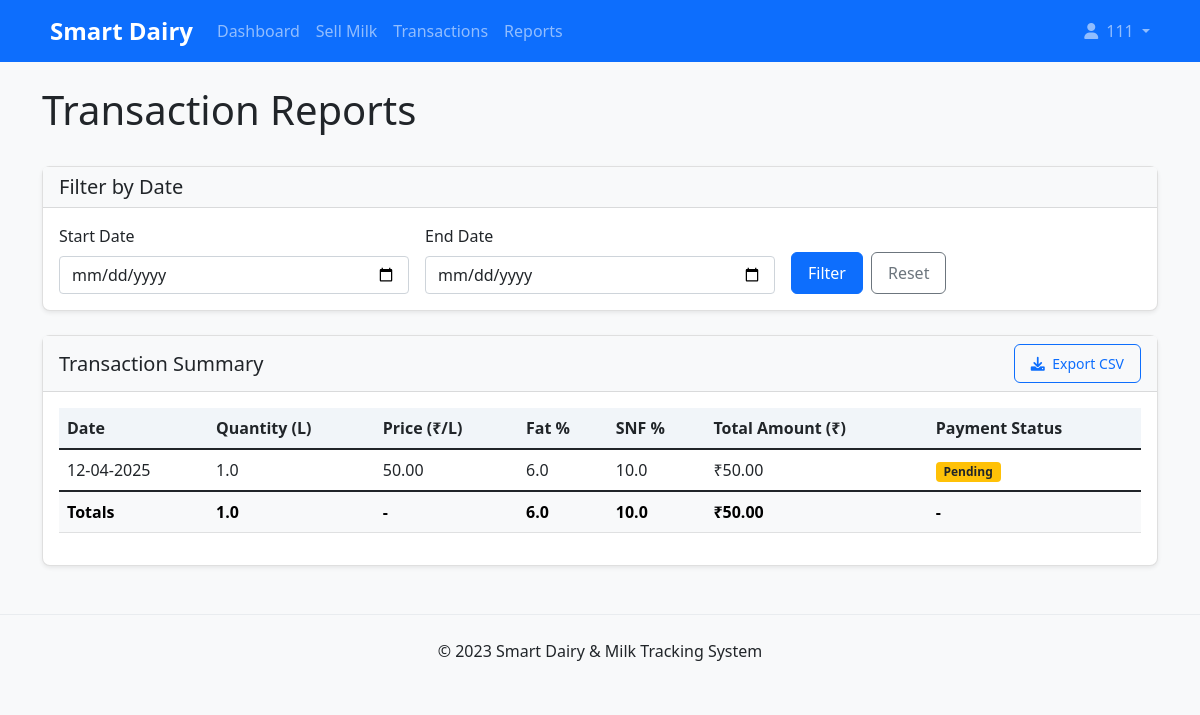
The page /milk-seller/reports (signed in) on the database its author committed.
### app/models/user.py (models this page shows, shortened)
class User(UserMixin, db.Model):
    id = db.Column(db.Integer, primary_key=True)
    name = db.Column(db.String(100), nullable=False)
    email = db.Column(db.String(100), unique=True, nullable=False)
    password = db.Column(db.String(100), nullable=False)
    role = db.Column(db.String(20), nullable=False)
    phone = db.Column(db.String(15))
    address = db.Column(db.Text)
    created_at = db.Column(db.DateTime, default=datetime.utcnow)
    milk_transactions_as_seller = db.relationship(
        'MilkTransaction',
        foreign_keys='MilkTransaction.seller_id',
        backref='seller',
        lazy=True
    )
    milk_transactions_as_buyer = db.relationship(
        'MilkTransaction',
        foreign_keys='MilkTransaction.buyer_id',
        backref='buyer',
        lazy=True
    )
    delivery_transactions = db.relationship(
        'DeliveryTransaction',
        foreign_keys='DeliveryTransaction.bike_seller_id',
        backref='bike_seller',
        lazy=True
    )
    dairy_stocks = db.relationship(
        'DairyStock',
        foreign_keys='DairyStock.dairy_holder_id',
        backref='dairy_holder',
        lazy=True
    )
    purchase_transactions = db.relationship(
        'PurchaseTransaction',
        foreign_keys='PurchaseTransaction.buyer_id',
        backref='buyer',
        lazy=True
    )
    inventory_items = db.relationship(
        'Inventory',
        foreign_keys='Inventory.user_id',
        backref='owner',
        lazy=True
    )
    def is_milk_seller(self):
        return self.role == UserRole.MILK_SELLER or self.role == 'multi_role'

### app/models/transactions.py (models this page shows, shortened)
class MilkTransaction(db.Model):
    id = db.Column(db.Integer, primary_key=True)
    seller_id = db.Column(db.Integer, db.ForeignKey('user.id'), nullable=False)
    buyer_type = db.Column(db.String(20), default='dairy_holder')  # 'dairy_holder' or 'bike_milk_seller'
    buyer_id = db.Column(db.Integer, db.ForeignKey('user.id'), nullable=True)
    quantity = db.Column(db.Float, nullable=False)  # in liters
    price_per_liter = db.Column(db.Float, nullable=False)
    total_amount = db.Column(db.Float, nullable=False)
    date = db.Column(db.DateTime, default=datetime.utcnow)
    fat_percentage = db.Column(db.Float, nullable=False)
    snf_percentage = db.Column(db.Float, nullable=False)
    is_paid = db.Column(db.Boolean, default=False)
    payment_date = db.Column(db.DateTime)

### app/routes/milk_seller.py (the view)
@milk_seller.route('/reports')
@role_required
def reports():
    start_date = request.args.get('start_date')
    end_date = request.args.get('end_date')
    if start_date and end_date:
        start_date = datetime.strptime(start_date, '%Y-%m-%d')
        end_date = datetime.strptime(end_date, '%Y-%m-%d')
        transactions = MilkTransaction.query.filter_by(seller_id=current_user.id) \
                                        .filter(MilkTransaction.date >= start_date) \
                                        .filter(MilkTransaction.date <= end_date) \
                                        .order_by(MilkTransaction.date.desc()) \
                                        .all()
    else:
        transactions = MilkTransaction.query.filter_by(seller_id=current_user.id) \
                                        .order_by(MilkTransaction.date.desc()) \
                                        .all()
    total_quantity = sum(t.quantity for t in transactions)
    total_amount = sum(t.total_amount for t in transactions)
    avg_fat = sum(t.fat_percentage for t in transactions) / len(transactions) if transactions else 0
    avg_snf = sum(t.snf_percentage for t in transactions) / len(transactions) if transactions else 0
    monthly_data = {}
    for trans in transactions:
        month_key = trans.date.strftime('%B %Y')
        if month_key in monthly_data:
            monthly_data[month_key]['quantity'] += trans.quantity
            monthly_data[month_key]['amount'] += trans.total_amount
        else:
            monthly_data[month_key] = {
                'quantity': trans.quantity,
                'amount': trans.total_amount
            }
    return render_template('milk_seller/reports.html',
                          transactions=transactions,
                          total_quantity=total_quantity,
                          total_amount=total_amount,
                          avg_fat=avg_fat,
                          avg_snf=avg_snf,
                          monthly_data=monthly_data)

### app/routes/milk_seller.py (called while the page is built)
def role_required(view_function):
    @wraps(view_function)
    def decorated_function(*args, **kwargs):
        if not current_user.is_authenticated:
            return redirect(url_for('auth.login'))
        if not current_user.is_milk_seller():
            flash('You must be a milk seller to access this page.', 'warning')
            return redirect(url_for('main.role_selection'))
        return view_function(*args, **kwargs)
    return decorated_function

### app/templates/milk_seller/reports.html (shortened to what this page needs)
{% extends 'base.html' %}
{% block content %}
<div class="d-flex justify-content-between align-items-center mb-4">
    <h1>Transaction Reports</h1>
</div>
<div class="card mb-4">
    <div class="card-header bg-light">
        <h5 class="mb-0">Filter by Date</h5>
    </div>
    <div class="card-body">
        <form method="GET" action="{{ url_for('milk_seller.reports') }}" class="row g-3">
            <div class="col-md-4">
                <label for="start_date" class="form-label">Start Date</label>
                <input type="date" class="form-control" id="start_date" name="start_date" value="{{ request.args.get('start_date', '') }}">
            </div>
            <div class="col-md-4">
                <label for="end_date" class="form-label">End Date</label>
                <input type="date" class="form-control" id="end_date" name="end_date" value="{{ request.args.get('end_date', '') }}">
            </div>
            <div class="col-md-4 d-flex align-items-end">
                <button type="submit" class="btn btn-primary me-2">Filter</button>
                <a href="{{ url_for('milk_seller.reports') }}" class="btn btn-outline-secondary">Reset</a>
            </div>
        </form>
    </div>
</div>
<div class="card">
    <div class="card-header bg-light d-flex justify-content-between align-items-center">
        <h5 class="mb-0">Transaction Summary</h5>
        <button class="btn btn-sm btn-outline-primary" onclick="exportTableToCSV('milk_transactions.csv')">
            <i class="fas fa-download me-1"></i> Export CSV
        </button>
    </div>
    <div class="card-body">
        <div class="table-responsive">
            <table class="table table-hover" id="transactionsTable">
                <thead>
                    <tr>
                        <th>Date</th>
                        <th>Quantity (L)</th>
                        <th>Price (₹/L)</th>
                        <th>Fat %</th>
                        <th>SNF %</th>
                        <th>Total Amount (₹)</th>
                        <th>Payment Status</th>
                    </tr>
                </thead>
                <tbody>
                    {% for transaction in transactions %}
                        <tr>
                            <td>{{ transaction.date.strftime('%d-%m-%Y') }}</td>
                            <td>{{ "%.1f"|format(transaction.quantity) }}</td>
                            <td>{{ "%.2f"|format(transaction.price_per_liter) }}</td>
                            <td>{{ "%.1f"|format(transaction.fat_percentage) }}</td>
                            <td>{{ "%.1f"|format(transaction.snf_percentage) }}</td>
                            <td>₹{{ "%.2f"|format(transaction.total_amount) }}</td>
                            <td>
                                {% if transaction.is_paid %}
                                    <span class="badge bg-success">Paid</span>
                                {% else %}
                                    <span class="badge bg-warning text-dark">Pending</span>
                                {% endif %}
                            </td>
                        </tr>
                    {% else %}
                        <tr>
                            <td colspan="7" class="text-center">No transactions found</td>
                        </tr>
                    {% endfor %}
                </tbody>
                <tfoot>
                    <tr class="table-light fw-bold">
                        <td>Totals</td>
                        <td>{{ "%.1f"|format(transactions|sum(attribute='quantity')) }}</td>
                        <td>-</td>
                        <td>{{ "%.1f"|format(transactions|sum(attribute='fat_percentage') / transactions|length) if transactions else 0 }}</td>
                        <td>{{ "%.1f"|format(transactions|sum(attribute='snf_percentage') / transactions|length) if transactions else 0 }}</td>
                        <td>₹{{ "%.2f"|format(transactions|sum(attribute='total_amount')) }}</td>
                        <td>-</td>
                    </tr>
                </tfoot>
            </table>
        </div>
    </div>
</div>
{% endblock %}

### app/templates/base.html (shortened to what this page needs)
<!DOCTYPE html>
<html lang="en">
<head>
    <link href="https://cdn.jsdelivr.net/npm/bootstrap@5.1.3/dist/css/bootstrap.min.css" rel="stylesheet">
    <link rel="stylesheet" href="https://cdnjs.cloudflare.com/ajax/libs/font-awesome/6.0.0-beta3/css/all.min.css">
    <link rel="stylesheet" href="{{ url_for('static', filename='css/style.css') }}">
</head>
<body>
    <nav class="navbar navbar-expand-lg navbar-dark bg-primary">
        <div class="container">
            <a class="navbar-brand" href="{{ url_for('main.index') }}">
                Smart Dairy
            </a>
            <div class="collapse navbar-collapse" id="navbarNav">
                <ul class="navbar-nav me-auto">
                    {% if current_user.is_authenticated %}
                        {% if current_user.is_milk_seller() %}
                            <li class="nav-item">
                                <a class="nav-link" href="{{ url_for('milk_seller.dashboard') }}">Dashboard</a>
                            </li>
                            <li class="nav-item">
                                <a class="nav-link" href="{{ url_for('milk_seller.sell_milk') }}">Sell Milk</a>
                            </li>
                            <li class="nav-item">
                                <a class="nav-link" href="{{ url_for('milk_seller.transactions') }}">Transactions</a>
                            </li>
                            <li class="nav-item">
                                <a class="nav-link" href="{{ url_for('milk_seller.reports') }}">Reports</a>
                            </li>
                        {% endif %}
                    {% endif %}
                </ul>
                <ul class="navbar-nav">
                    {% if current_user.is_authenticated %}
                        <li class="nav-item dropdown">
                            <a class="nav-link dropdown-toggle" href="#" id="navbarDropdown" role="button" data-bs-toggle="dropdown">
                                <i class="fas fa-user me-1"></i> {{ current_user.name }}
                            </a>
                        </li>
                    {% endif %}
                </ul>
            </div>
        </div>
    </nav>
    <div class="container my-4">
        {% block content %}{% endblock %}
    </div>
    <footer class="bg-light py-4 mt-5">
        <div class="container text-center">
            <p class="mb-0">&copy; 2023 Smart Dairy & Milk Tracking System</p>
        </div>
    </footer>
</body>
</html>

### app/static/css/style.css (style rules this page uses)
body { background-color: #f8f9fa; font-family: 'Segoe UI', Tahoma, Geneva, Verdana, sans-serif; }
.card { border-radius: 0.5rem; box-shadow: 0 0.125rem 0.25rem rgba(0, 0, 0, 0.075); margin-bottom: 1.5rem; }
.card-header { border-top-left-radius: 0.5rem; border-top-right-radius: 0.5rem; }
.navbar-brand { font-weight: bold; font-size: 1.5rem; }
.table th { background-color: #f1f5f9; font-weight: 600; }
.btn { border-radius: 0.375rem; padding: 0.5rem 1rem; font-weight: 500; }
.btn-primary { background-color: #0d6efd; border-color: #0d6efd; }
footer { border-top: 1px solid #e9ecef; }
.badge.bg-warning { background-color: #ffc107 !important; }

### rows shown on the page
User: name "111"
MilkTransaction: quantity "1.0", price_per_liter "50.00", fat_percentage "6.0", snf_percentage "10.0", total_amount "50.00", is_paid "Pending"

### other values the page prints
{{ "%.1f"|format(transactions|sum(attribute='quantity')) }} "1.0"
{{ "%.2f"|format(transactions|sum(attribute='total_amount')) }} "50.00"
